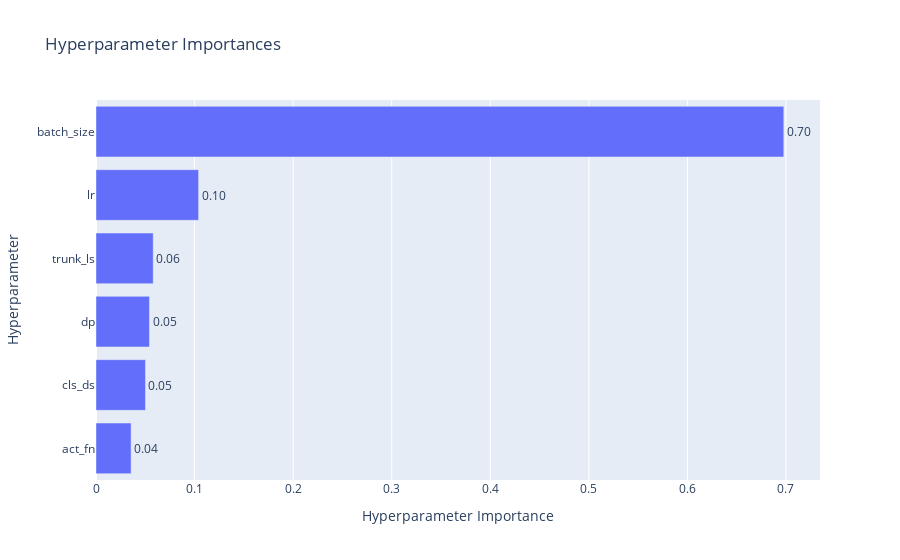
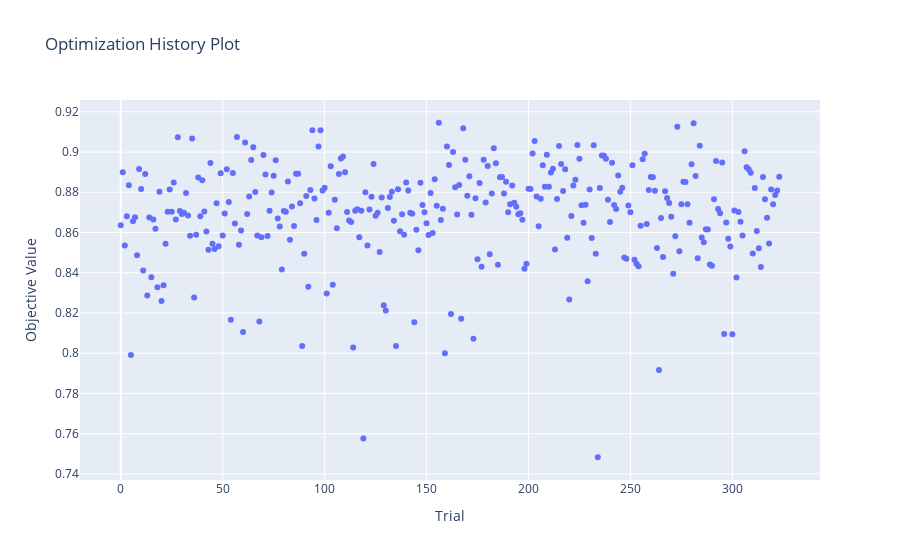

The notebook cell saved with these charts, in order:
### Code cell
print_study_results("cls_mlp")

### Figure 1 — Plotly figure (JSON) as saved in the notebook; plotly's stock layout.template omitted (floating-point values rounded to 4 significant figures)
{"data": [{"cliponaxis": false, "hovertemplate": ["act_fn (CategoricalDistribution): 0.035609018681747456<extra></extra>", "cls_ds (CategoricalDistribution): 0.05021130622753683<extra></extra>", "dp (CategoricalDistribution): 0.0542747965551901<extra></extra>", "trunk_ls (CategoricalDistribution): 0.0580389004617178<extra></extra>", "lr (CategoricalDistribution): 0.10409194314675553<extra></extra>", "batch_size (CategoricalDistribution): 0.6977740349270524<extra></extra>"], "name": "Objective Value", "orientation": "h", "text": ["0.04", "0.05", "0.05", "0.06", "0.10", "0.70"], "textposition": "outside", "type": "bar", "x": [0.03561, 0.05021, 0.05427, 0.05804, 0.1041, 0.6978], "y": ["act_fn", "cls_ds", "dp", "trunk_ls", "lr", "batch_size"]}], "layout": {"title": {"text": "Hyperparameter Importances"}, "xaxis": {"title": {"text": "Hyperparameter Importance"}}, "yaxis": {"title": {"text": "Hyperparameter"}}}}

### Figure 2 — Plotly figure (JSON) as saved in the notebook; plotly's stock layout.template omitted (floating-point values rounded to 4 significant figures; data arrays with more than 128 entries replaced by an {"elided": "..."} marker saying what was removed)
{"data": [{"mode": "markers", "name": "Objective Value", "type": "scatter", "x": {"elided": "324 int values"}, "y": {"elided": "324 float values"}}, {"marker": {"color": "#cccccc"}, "mode": "markers", "name": "Infeasible Trial", "showlegend": false, "type": "scatter", "x": [], "y": []}], "layout": {"title": {"text": "Optimization History Plot"}, "xaxis": {"title": {"text": "Trial"}}, "yaxis": {"title": {"text": "Objective Value"}}}}
